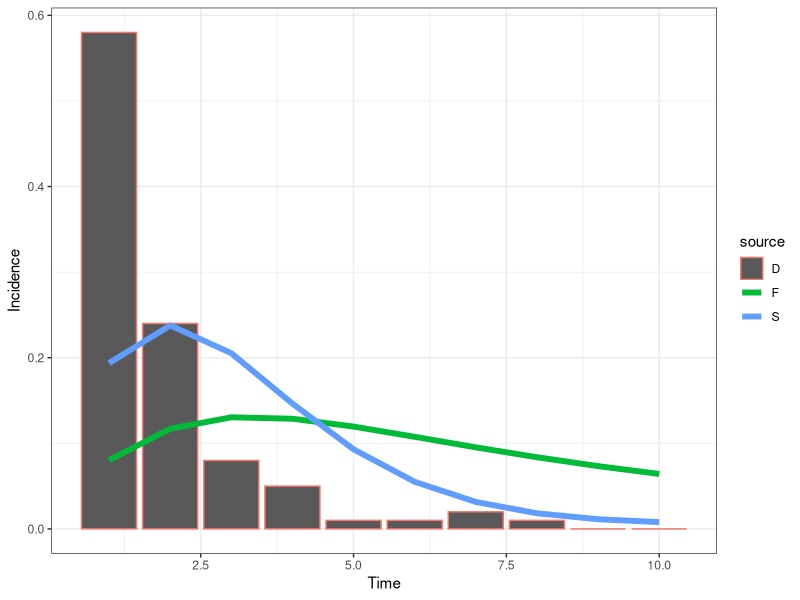

Write the R code that produced this figure.
# CF McQuaid & RMGJ Houben
# Start 21/04/2017 ---> current version after revision with Hanif 18/05/2017
# Cohort model of TB including regression and a slow stream
########################################
#                                      #
#                        M             # M - Death (due to disease)
#                       ^ ^            #
#                      /   \           #
#      -> Q <-> S <-> C <-> Y          # Q - Failed granuloma, S - Subclinical, C - Minimal (C+S-), Y - Disseminated (C+S+, symptomatic)
#     /    \    ^                      #
#    E       \  |                      # E - Exposed
#     \        \v                      #
#      -> K <-> Z                      # K - Controlled granuloma, Z- Leaky granuloma,
#         |                            #
#         v                            #
#         R                            # R - Sterilized granuloma (self-cure)
#                                      #
########################################
##set wd depending on who is coding/playing
setwd("C:/Users/cfmcquaid/Simulations")
#setwd("/Users/ReinHouben/Filr/ifolder/Applications (funding and jobs)/2016 - ERC starting grant/Rmodel_nathis/NatHistCoh")

### URL for how to upload changes: http://r-bio.github.io/intro-git-rstudio/
### to pull in Finn's version - type in shell: git pull upstream master
### to push my version - create pull request to Finn:  
#       commit (remember to tick box), then push
#       goto Github, pull requests, create pull request, if merge can be done on auto, just complete
#       Alternatively Finn complete pull request (he does not get email notification)
# Finn to just click push. Job done

#Next steps
# 1. get the prop inc disease after 5 years to 5%
###   How: play with Eq values, OR increase progression parameters
# 2. achieve 1 + start higher and sharper decrease in early years
###   How: change initial states to more realistic point, based on what prev of disease would be at screening
###   Also increase progression rates, while decreasing proportion that goes into the fast pathway
# OTHER NEXT STEPS - 8th May 2017
##  ?can we calculate in model how often (on average) people would come in and out of states over course of say 2 years?
##  ?Can we calculate average time in compartment in each step visit? Should be simple competing risk model right?

library("reshape2"); library("deSolve"); library("ggplot2"); library("plyr");
# Parameter sets: Average (), Wax (regression), Slow (slow), Full (regression, slow)
# Ax - rate from compartment A to compartment X, Omega - background mortality


# No regression: 1/Cy + 1/Ym = 3 years, Ym = 0.5 (0.3 death 0.2 self-cure), therefore Cy = 1. NOTE: 70% die, 30% self-cure
# Regression: 1/(Yc + Ym) = 0.5 years, Ym = 0.5 (as above), therefore Yc = 1.5.
# Regression: 1/(Cy + Cs) = 0.5 years. Assume ratio 2:1 for Cy:Cs, therefore Cs = 2/3
paramS <- c(Eq=0.10, Qs=1.00, Qz=0.00, Kz=0.01, Kr=0.10, Sc=1.00, Sq=0.00, Sz=0.00, Zk=0.00, Zs=0.00, Zq=0.01, Cy=1.00, Cs=0.00, Cm=0.05, Ym=0.50, Yc=0.00)
paramF <- c(Eq=0.10, Qs=1.00, Qz=0.00, Kz=0.01, Kr=0.10, Sc=1.00, Sq=0.25, Sz=0.00, Zk=0.05, Zs=0.00, Zq=0.01, Cy=1.32, Cs=0.66, Cm=0.05, Ym=0.50, Yc=1.50)
# Initial states of compartments
state <- c(E=100000, Q=0, K=0, S=0, Z=0, C=0, Y=0, R=0, M=0)
# Timespan for simulation
times <- seq(0, 10, by = 1)
# Timespan for burn
timeb <- 2
# Timespan for tornado
timet <- 5
# ODE function
regr <- function(t, state, parameters){
  with(as.list(c(state, parameters)), {
   # rates of change
   dE <- - E
   dQ <- + Eq*E + Sq*S + Zq*Z - (Qs + Qz)*Q
   dK <- + (1 - Eq)*E + Zk*Z - (Kz + Kr)*K
   dS <- + Qs*Q + Cs*C + Zs*Z - (Sc + Sq + Sz)*S
   dZ <- + Kz*K + Sz*S + Qz*Q - (Zk + Zs + Zq)*Z
   dC <- + Sc*S + Yc*Y - (Cs + Cy + Cm)*C
   dY <- + Cy*C -(Yc + Ym)*Y
   dR <- + Kr*K
   dM <- + Ym*Y + Cm*C
   # return the rate of change
   list(c(dE, dQ, dK, dS, dZ, dC, dY, dR, dM))
  })
}
# Burn off the first X years to establish the proportion of individuals in each compartment, removing diseased
burn <- function(tb, state, fxn, parameters){
  out <- ode(y = state, times = seq(0, tb, by = 1), func = fxn, parms = parameters)
  stateb <- c(out[tb, 2], out[tb, 3], out[tb, 4], out[tb, 5], out[tb, 6], out[tb, 7], Y=0, out[tb, 9], M=0)
  return(stateb)
}
# Calculation function
calc <- function(ts, tb, state, fxn, parameters, source){
  stateb <- burn(tb = tb, state = state, fxn = regr, parameters = parameters)
  out <- ode(y = stateb, times = ts, func = fxn, parms = parameters)
  out <- as.data.frame(out)
  # Removing the first timestep, time zero
  out <- out[-1,]
  # Calculating the "interval from conversion" (see Styblo 1991 & TSRU progress report 1967)
  out$int <- parameters["Cy"]*out$C/sum(parameters["Cy"]*out$C)
  # Formatting the data for plotting - putting into a melted data.fame, with additional columns for the source matrix
  out <- melt(out, id.vars = c("time"))
  out$source <- source
  return(out)
}
outS <- calc(ts = times, tb = timeb, state = state, fxn = regr, parameters = paramS, source = "S")
outF <- calc(ts = times, tb = timeb, state = state, fxn = regr, parameters = paramF, source = "F")
# Including the data for barplot
time <- c(1, 2, 3, 4, 5, 6, 7, 8, 9, 10); variable <- c("D", "D", "D", "D", "D", "D", "D", "D", "D", "D"); value <- c(0.58, 0.24, 0.08, 0.05, 0.01, 0.01, 0.02, 0.01, 0, 0); source <- c("D", "D", "D", "D", "D", "D", "D", "D", "D", "D")
outD <- data.frame(time, variable, value, source)
out <- rbind(outS, outF, outD)
# Plot output
theme_set(theme_bw())
##all scenarios
# ggplot(out[out$variable %in% c("int"), ], aes(time, value)) + geom_point(size=2) + labs(x = "Time", y = "Incidence") + facet_grid(source ~ . , scales = "fixed")
ggplot(out[out$variable %in% c("int"), ], aes(x = time, y = value, colour = source)) + geom_bar(data=out[out$variable %in% c("D"), ], stat="identity") + geom_line(size=2) + labs(x = "Time", y = "Incidence") 
# Fitting parameters and state: proportion of individuals diseased after "Otime" years, using parameter set "Osource"
Osource <- "F"; Otime <- 5
Iv <- out[which(out$source == Osource & out$variable == "int" & out$time == Otime), ]

# # Tornado plot
# range <- 0.01 ##sets range for the change in the parameters
# torn <- function(ts, tb, tt, state, fxn, parameters, source){
#   # Store data
#   data <- rbind(parameters, parameters)
#   rownames(data) <- c('+1%', '-1%')   
#   # Compare to default data set
#   out <- calc(ts = ts, tb = tb, state = state, fxn = regr, parameters = parameters, source = source)
#   def <- out[which(out$time ==tt & out$variable == "prev"),"value"]
#   for (i in 1:15){
#     # Increasing and decreasing each parameter in turn
#     parametersM = parameters; parametersL = parameters
#     parametersM[i] = parametersM[i] + range*parametersM[i]; parametersL[i] = parametersL[i] - range*parametersL[i]
#     outM <- calc(ts = ts, tb = tb, state = state, fxn = regr, parameters = parametersM, source = source); outL <- calc(ts = ts, tb = tb, state = state, fxn = regr, parameters = parametersL, source = source)
#     outM <- (outM[which(outM$time ==tt & outM$variable == "prev"),"value"] - def) / def; outL <- (outL[which(outL$time ==tt & outL$variable == "prev"),"value"] - def) / def
#     data[1, i] <- outM; data[2, i] <- outL
#   }
#   return(data)
# }
# data <- torn(ts = times, tb = timeb, tt = timet, state = state, fxn = regr, parameters = paramF, source ="F")
# # For plotting '%' on x-axis
# x <- seq(-0.01,0.01, length=10)
# ORD = order(abs(data[2,] - data[1,]))
###order black = increase in parameter, white is decrease in parameter value
# barplot(data[1,ORD], horiz = T, las=1, xlim = c(-0.01,0.01), xaxt='n', ylab = '', beside=T, col=c('black'))
# barplot(data[2,ORD], horiz = T, las=1, xlim = c(-0.01,0.01), xaxt='n', ylab = '', beside=T, col=c('white'), add = TRUE)
# axis(1, at=pretty(x), lab=paste0(pretty(x) * 100," %"), las=TRUE)
